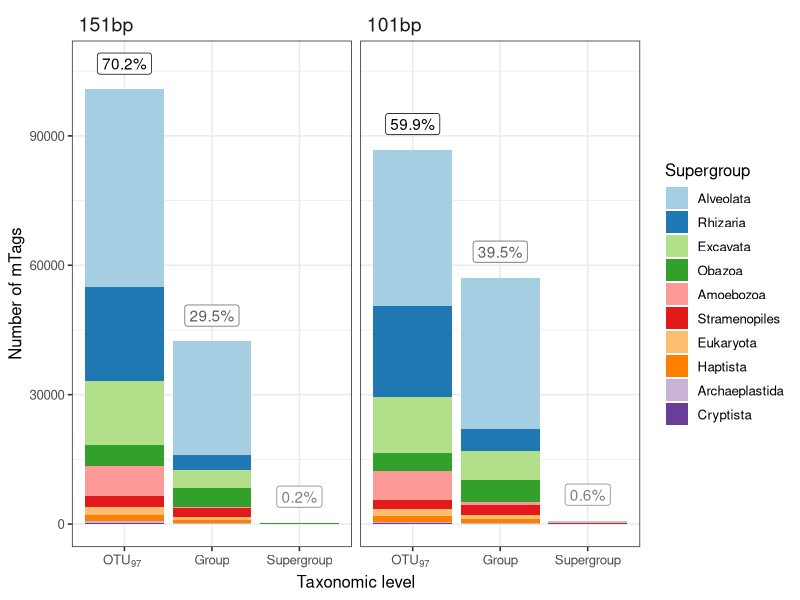

Here is the R script that generated this plot:
library(tidyverse)
theme_set(theme_bw(base_size = 12))
library(RColorBrewer)

# Load data

trimming_comparison_wide <- 
  read_tsv('data/tables/MPN_nano_trimming_comparison_table.txt')

# Reformat

trimming_comparison <- 
  trimming_comparison_wide %>% 
  gather(key = Sample,
         value = Abundance,
         contains('_')) %>%
  separate(Sample, 
           into = c('Sample', 'Length'), 
           sep = '_')
  
# Add tax levels

trimming_comparison_taxlev <- 
  trimming_comparison %>% 
  mutate(Length = factor(Length, levels = c('151bp', '101bp')),
         tax_level = case_when(is.na(Supergroup) ~ 'Ambiguous',
                               is.na(Group) ~ 'Supergroup',
                               is.na(OTU) ~ 'Group',
                               TRUE ~ 'OTU'),
         tax_level = factor(tax_level, levels = c('OTU','Group','Supergroup','Ambiguous'))) %>%
  filter(!is.na(Supergroup)) %>% 
  group_by(Supergroup,
           tax_level,
           Length) %>% 
  summarise(Abundance = sum(Abundance)) 
  
overall_taxlev_perc <- 
  trimming_comparison_taxlev %>% 
  group_by(Length, tax_level) %>% 
  summarise(Abundance = sum(Abundance)) %>% 
  mutate(perc = 100*Abundance/sum(Abundance))

order_sg <- 
  trimming_comparison_taxlev %>% 
  group_by(Supergroup) %>% 
  summarise(total = sum(Abundance)) %>% 
  arrange(desc(total)) %>% 
  .$Supergroup

trimming_comparison_taxlev$Supergroup <- 
  factor(trimming_comparison_taxlev$Supergroup,
         levels = order_sg)

# Comparison

figureS2 <- 
  ggplot(data = trimming_comparison_taxlev,
         aes(x = tax_level, y = Abundance)) +
    geom_col(aes(fill = Supergroup)) +
    geom_label(data = overall_taxlev_perc,
               aes(x = tax_level,
                   y = Abundance + 6000,
                   label = paste0(round(perc,1),'%'),
                   color = tax_level)) +
    facet_wrap(~Length) +
    scale_fill_brewer(palette = 'Paired') +
    theme(strip.background = element_blank(),
          strip.text = element_text(size = 14, hjust = 0)) +
    xlab('Taxonomic level') +
    ylab('Number of mTags') +
    guides(color = FALSE) +
    scale_color_grey(start = 0, 
                     end = 0.5) +
    scale_x_discrete(breaks = c('OTU','Group','Supergroup'),
                     labels = c(expression(OTU[97 * phantom("+")]),
                                'Group',
                                'Supergroup'))

ggsave(plot = figureS2,
       filename =  'figureS2.pdf',
       height = 100,
       width = 200,
       units = 'mm')  

